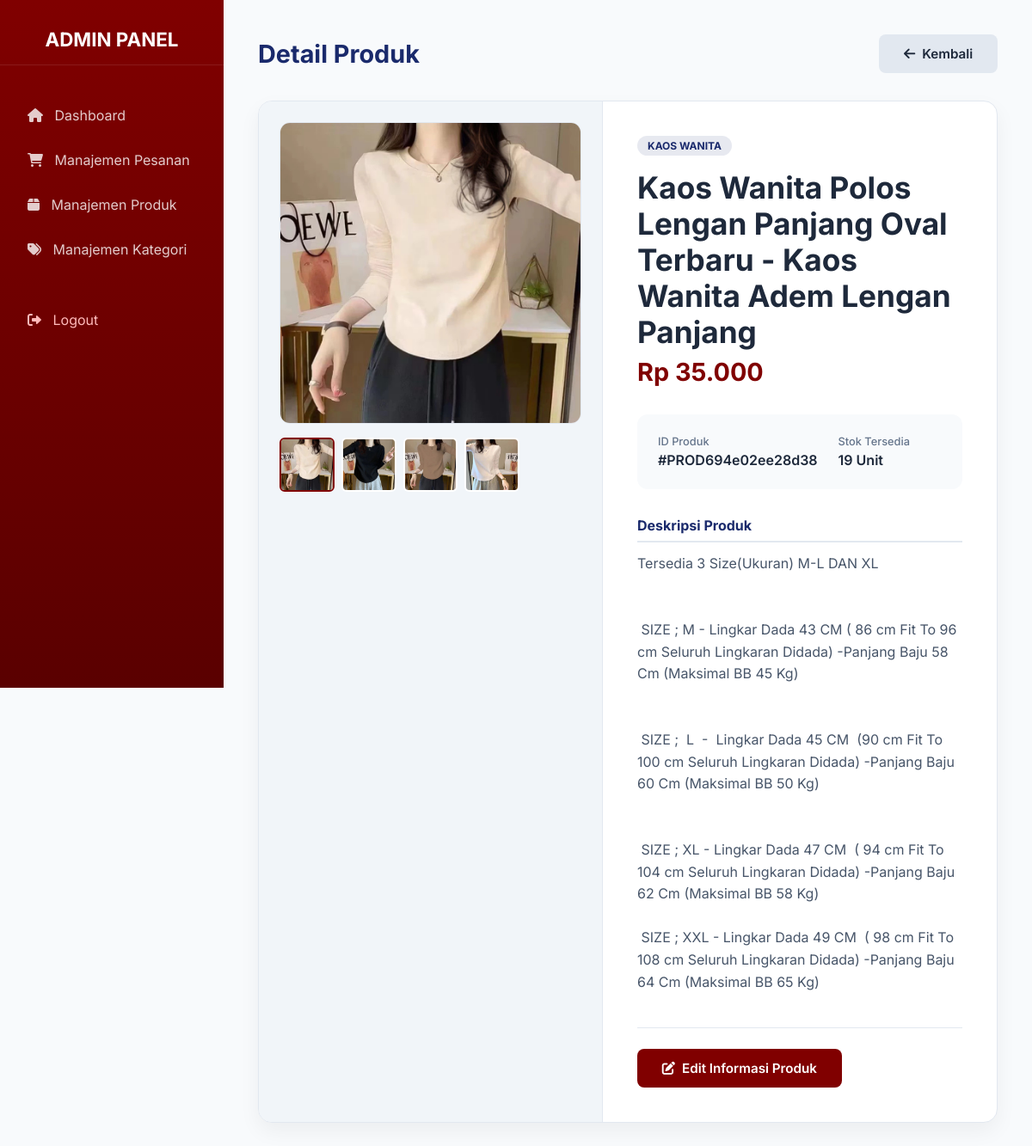
/admin/view_product.php?id=PROD694e02ee28d38 (signed in), run on the app's committed database.
### tables this page shows
CREATE TABLE `products` (
  `id` varchar(255) NOT NULL,
  `name` varchar(255) NOT NULL,
  `category_id` varchar(255) NOT NULL,
  `price` decimal(10,2) NOT NULL,
  `stock` int(11) NOT NULL,
  `description` text DEFAULT NULL
);

CREATE TABLE `categories` (
  `id` varchar(255) NOT NULL,
  `name` varchar(255) NOT NULL
);

### includes/product_functions.php (called while the page is built, shortened)
<?php
function getProductById($id) {
    $query = "SELECT p.*, c.name as category_name
              FROM products p
              JOIN categories c ON p.category_id = c.id
              WHERE p.id = :id";
    $product = db_queryOne($query, [':id' => $id]);
    if ($product) {
        $product['images'] = getProductImages($id);
    }
    return $product;
}
function getProductImages($product_id) {
    $images = db_queryAll("SELECT image_path, is_main FROM product_images WHERE product_id = :product_id ORDER BY is_main DESC, id ASC", [':product_id' => $product_id]);
    $image_paths = [];
    foreach ($images as $img) {
        $image_paths[] = $img['image_path'];
    }
    return $image_paths;
}
?>

### includes/db_functions.php (called while the page is built, shortened)
<?php
require_once __DIR__ . '/db_connection.php';
function db_queryAll($query, $params = []) {
    global $pdo;
    $stmt = $pdo->prepare($query);
    $stmt->execute($params);
    return $stmt->fetchAll(PDO::FETCH_ASSOC);
}
function db_queryOne($query, $params = []) {
    global $pdo;
    $stmt = $pdo->prepare($query);
    $stmt->execute($params);
    return $stmt->fetch(PDO::FETCH_ASSOC);
}
?>

### admin/view_product.php (the view, shortened to what this page needs)
<?php
require_once __DIR__ . '/../includes/product_functions.php';
$product_id = $_GET['id'] ?? null;
$product = null;
if ($product_id) {
    $product = getProductById($product_id);
}
?>
<!DOCTYPE html>
<html lang="id">
<head>
    <link rel="stylesheet" href="https://cdnjs.cloudflare.com/ajax/libs/font-awesome/6.0.0/css/all.min.css">
</head>
<body>
    <div class="admin-layout">
        <aside class="admin-sidebar">
            <h3>ADMIN PANEL</h3>
            <ul>
                <li><a href="index.php"><i class="fas fa-home"></i> &nbsp; Dashboard</a></li>
                <li><a href="orders.php"><i class="fas fa-shopping-cart"></i> &nbsp; Manajemen Pesanan</a></li>
                <li><a href="products.php"><i class="fas fa-box"></i> &nbsp; Manajemen Produk</a></li>
                <li><a href="categories.php"><i class="fas fa-tags"></i> &nbsp; Manajemen Kategori</a></li>
                <li style="margin-top: 30px;"><a href="../logout.php" style="color: #ffbaba;"><i class="fas fa-sign-out-alt"></i> &nbsp; Logout</a></li>
            </ul>
        </aside>
        <main class="main-content">
            <div class="page-header">
                <h1>Detail Produk</h1>
                <a href="products.php" class="btn btn-back"><i class="fas fa-arrow-left"></i> Kembali</a>
            </div>
            <div class="detail-card">
                <div class="gallery-section">
                    <div class="main-image-container" id="mainDisplay">
                        <img src="<?php echo htmlspecialchars(BASE_URL_PATH . ($product['images'][0] ?? 'assets/images/placeholder.jpg')); ?>" alt="Product">
                    </div>
                    <div class="thumbnail-grid">
                        <?php
                        if (isset($product['images']) && is_array($product['images'])):
                            foreach ($product['images'] as $index => $img_path):
                        ?>
                            <div class="thumb-item <?php echo ($index === 0) ? 'active' : ''; ?>" onclick="changeImage(this, '<?php echo htmlspecialchars(BASE_URL_PATH . $img_path); ?>')">
                                <img src="<?php echo htmlspecialchars(BASE_URL_PATH . $img_path); ?>">
                            </div>
                        <?php
                            endforeach;
                        else:
                        ?>
                            <div class="thumb-item active">
                                <img src="<?php echo htmlspecialchars(BASE_URL_PATH . 'assets/images/placeholder.jpg'); ?>">
                            </div>
                        <?php endif; ?>
                    </div>
                </div>
                <div class="info-section">
                    <span class="category-badge"><?php echo htmlspecialchars($product['category_name']); ?></span>
                    <h2 class="product-title"><?php echo htmlspecialchars($product['name']); ?></h2>
                    <p class="product-price">Rp <?php echo number_format($product['price'], 0, ',', '.'); ?></p>
                    <div class="spec-grid">
                        <div class="spec-item">
                            <label>ID Produk</label>
                            <p>#<?php echo htmlspecialchars($product['id']); ?></p>
                        </div>
                        <div class="spec-item">
                            <label>Stok Tersedia</label>
                            <p><?php echo htmlspecialchars($product['stock']); ?> Unit</p>
                        </div>
                    </div>
                    <div class="description-box">
                        <h3>Deskripsi Produk</h3>
                        <div class="description-text"><?php echo htmlspecialchars($product['description']); ?></div>
                    </div>
                    <div class="action-group">
                        <a href="edit_product.php?id=<?php echo $product['id']; ?>" class="btn btn-edit">
                            <i class="fas fa-edit"></i> Edit Informasi Produk
                        </a>
                    </div>
                </div>
            </div>
        </main>
    </div>
</body>
</html>

### admin/view_product.php (style rules this page uses)
:root { --maroon: #800000; --maroon-dark: #600000; --navy: #1a2a6c; --white: #ffffff; --bg: #f8fafc; --border: #e2e8f0; --text-main: #1e293b; --text-muted: #64748b; }
* { margin: 0; padding: 0; box-sizing: border-box; font-family: 'Inter', sans-serif; }
body { background-color: var(--bg); color: var(--text-main); }
.admin-layout { display: flex; min-height: 100vh; }
.admin-sidebar { width: 260px; background: linear-gradient(180deg, var(--maroon) 0%, #5a0000 100%); color: white; position: fixed; height: 100vh; padding: 2rem 0; z-index: 100; }
.admin-sidebar h3 { text-align: center; font-size: 1.4rem; margin-bottom: 2rem; color: var(--white); border-bottom: 1px solid rgba(255,255,255,0.1); padding-bottom: 1rem; }
.admin-sidebar ul { list-style: none; }
.admin-sidebar ul li a { display: block; padding: 1rem 2rem; color: rgba(255,255,255,0.8); text-decoration: none; transition: all 0.3s; }
.main-content { margin-left: 260px; flex: 1; padding: 2.5rem; }
.page-header { margin-bottom: 2rem; display: flex; justify-content: space-between; align-items: center; }
.page-header h1 { color: var(--navy); font-size: 1.8rem; font-weight: 700; }
.detail-card { background: white; border-radius: 16px; box-shadow: 0 10px 25px rgba(0,0,0,0.05); display: grid; grid-template-columns: 400px 1fr; overflow: hidden; border: 1px solid var(--border); }
.gallery-section { background: #f1f5f9; padding: 1.5rem; border-right: 1px solid var(--border); }
.main-image-container { width: 100%; aspect-ratio: 1; background: white; border-radius: 12px; overflow: hidden; display: flex; align-items: center; justify-content: center; border: 1px solid var(--border); margin-bottom: 1rem; }
.main-image-container img { width: 100%; height: 100%; object-fit: contain; }
.thumbnail-grid { display: grid; grid-template-columns: repeat(5, 1fr); gap: 8px; }
.thumb-item { aspect-ratio: 1; border-radius: 6px; cursor: pointer; border: 2px solid transparent; overflow: hidden; background: white; }
.thumb-item:hover, .thumb-item.active { border-color: var(--maroon); }
.thumb-item img { width: 100%; height: 100%; object-fit: cover; }
.info-section { padding: 2.5rem; position: relative; }
.category-badge { display: inline-block; padding: 4px 12px; background: rgba(26, 42, 108, 0.1); color: var(--navy); border-radius: 20px; font-size: 0.75rem; font-weight: 700; text-transform: uppercase; margin-bottom: 1rem; }
.product-title { font-size: 2.2rem; color: var(--text-main); margin-bottom: 0.5rem; }
.product-price { font-size: 1.8rem; color: var(--maroon); font-weight: 700; margin-bottom: 2rem; }
.spec-grid { display: grid; grid-template-columns: repeat(2, 1fr); gap: 1.5rem; margin-bottom: 2rem; padding: 1.5rem; background: #f8fafc; border-radius: 12px; }
.spec-item label { display: block; font-size: 0.8rem; color: var(--text-muted); margin-bottom: 4px; font-weight: 500; }
.spec-item p { font-weight: 600; color: var(--text-main); }
.description-box { margin-bottom: 2.5rem; }
.description-box h3 { font-size: 1rem; margin-bottom: 0.8rem; color: var(--navy); border-bottom: 2px solid var(--border); padding-bottom: 0.5rem; }
.description-text { line-height: 1.6; color: #475569; white-space: pre-wrap; }
.action-group { display: flex; gap: 1rem; padding-top: 1.5rem; border-top: 1px solid var(--border); }
.btn { padding: 0.8rem 1.8rem; border-radius: 8px; font-weight: 600; text-decoration: none; display: flex; align-items: center; gap: 0.5rem; transition: 0.3s; font-size: 0.95rem; }
.btn-edit { background: var(--maroon); color: white; }
.btn-back { background: #e2e8f0; color: var(--text-main); }

### data on the page
products: category.name "KAOS WANITA", name "Kaos Wanita Polos Lengan Panjang Oval Terbaru - Kaos Wanita Adem Lengan Panjang", price "35.000", id "PROD694e02ee28d38", stock "19", description "Tersedia 3 Size(Ukuran) M-L DAN XL SIZE ; M - Lingkar Dada 43 CM ( 86 cm Fit To 96 cm Seluruh Lingkaran Didada) -Panjang Baju 58 Cm (Maksimal BB 45 Kg) SIZE ; L - Lingkar Dada 45 CM (90 cm Fit To 100 cm Seluruh Lingkaran Didada) -Panjang Baju 60 Cm (Maksimal BB 50 Kg) SIZE ; XL - Lingkar Dada 47 CM ( 94 cm Fit To 104 cm Seluruh Lingkaran Didada) -Panjang Baju 62 Cm (Maksimal BB 58 Kg) SIZE ; XXL - Lingkar Dada 49 CM ( 98 cm Fit To 108 cm Seluruh Lingkaran Didada) -Panjang Baju 64 Cm (Maksimal BB 65 Kg)"
